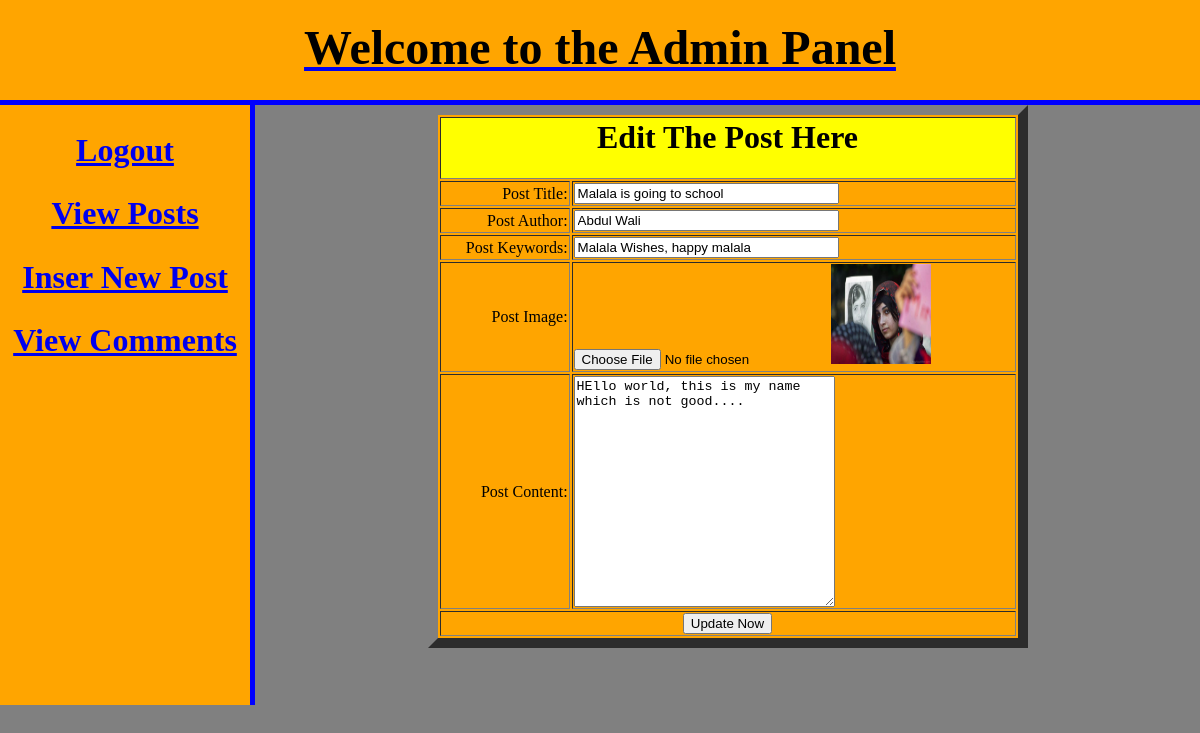
The app's page /admin/edit_posts.php?edit=13 with its own data.
### tables this page shows
CREATE TABLE IF NOT EXISTS `posts` (
  `post_id` int(100) NOT NULL AUTO_INCREMENT,
  `post_title` text NOT NULL,
  `post_date` varchar(55) NOT NULL,
  `post_author` text NOT NULL,
  `post_image` text NOT NULL,
  `post_keywords` text NOT NULL,
  `post_content` text NOT NULL,
  PRIMARY KEY (`post_id`)
);

### admin/edit_posts.php (the view, shortened to what this page needs)
<html>
	<head>
	<link rel="stylesheet" href="admin_style.css" />
	</head>
<body>
<div id="header">
<a href="index.php">
<h1>Welcome to the Admin Panel</h1></a>
</div>
<div id="sidebar">
<h2><a href="#">Logout</a></h2>
<h2><a href="view_posts.php">View Posts</a></h2>
<h2><a href="#">Inser New Post</a></h2>
<h2><a href="#">View Comments</a></h2>
</div>
<?php
if(isset($_GET['edit'])){
	$edit_id = $_GET['edit'];
	$edit_query = "select * from posts where post_id='$edit_id'";
	$run_edit = mysql_query($edit_query);
	while ($edit_row=mysql_fetch_array($run_edit)){
		$post_title = $edit_row['post_title'];
		$post_author = $edit_row['post_author'];
		$post_keywords = $edit_row['post_keywords'];
		$post_image = $edit_row['post_image'];
		$post_content = $edit_row['post_content'];
	}
}
?>
<form method="post" action="edit_posts.php?edit_form=<?php echo $edit_id; ?>" enctype="multipart/form-data">
	<table width="600" bgcolor="orange" align="center" border="10">
		<tr>
			<td align="center" bgcolor="yellow" colspan="6"><h1>Edit The Post Here</h1></td>
		</tr>
		<tr>
			<td align="right">Post Title:</td>
			<td><input type="text" name="title" size="30" value="<?php echo $post_title; ?>"></td>
		</tr>
		<tr>
			<td align="right">Post Author:</td>
			<td><input type="text" name="author" size="30"value="<?php echo $post_author; ?>"></td>
		</tr>
		<tr>
			<td align="right">Post Keywords:</td>
			<td><input type="text" name="keywords" size="30"value="<?php echo $post_keywords; ?>"></td>
		</tr>
		<tr>
			<td align="right">Post Image:</td>
			<td>
			<input type="file" name="image">
			<img src="../images/<?php echo $post_image;?>" width="100" height="100"></td>
		</tr>
		<tr>
			<td align="right">Post Content:</td>
			<td><textarea name="content" cols="30" rows="15"><?php echo $post_content; ?></textarea></td>
		</tr>
		<tr>
			<td align="center" colspan="6"><input type="submit" name="update" value="Update Now"></td>
		</tr>
	</table>
</form>
</body>
</html>

### admin/admin_style.css (style rules this page uses)
body { background:gray; padding:0; margin:0; }
#header { color:blue; width:100%; background:orange; height:100px; border-bottom:5px solid blue; }
#sidebar { width:250px; float:left; background:orange; border-right:5px solid blue; height:600px; }
#sidebar h2 { text-align:center; font-size:2em; color:brown; }
#header h1 { color:black; font-size:3em; font-family:comic sans MS; text-align:center; padding-top:20px; }

### records on screen
posts: title "Malala is going to school", post_image (picture), content "HEllo world, this is my name which is not good...."
